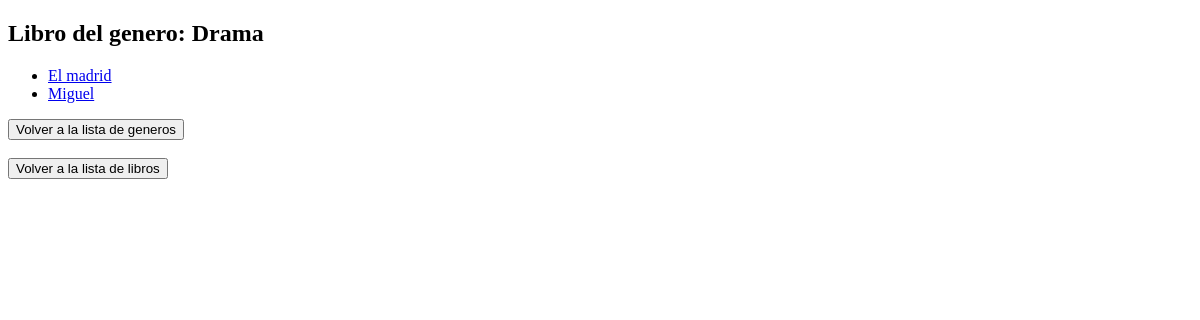
Page /genre/1/ on the earlier database version.
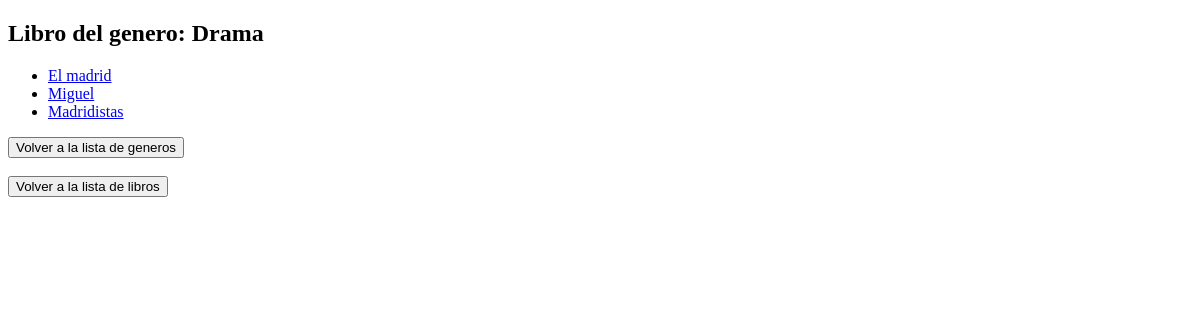
Same page on the later database version.
### books/models.py (models this page shows, shortened)
class Book(models.Model):
    title = models.CharField(max_length=100)
    author = models.ManyToManyField(Author)
    genre = models.ForeignKey('Genre', on_delete=models.CASCADE)
    publish_date = models.DateField()
    summary = models.TextField()

### books/views.py (the view)
# urls.py: path('genre/<int:genre_id>/', views.genre_detail, name='genre_detail'),
def genre_detail(request, genre_id):
    genre = get_object_or_404(Genre, pk=genre_id)
    return render(request, 'books/genre_detail.html', {'genre': genre})

### books/templates/books/genre_detail.html (shortened to what this page needs)
<!DOCTYPE html>
<html lang="en">
<head>
</head>
<body>
<h2>Libro del genero: {{ genre.name }}</h2>
<ul>
{% for book in genre.book_set.all %}
    <li>
        <a href="{% url 'book_detail' book.id%}">{{ book.title }}</a>
    </li>
    {% empty %}
        <li>No hay lista de este genero</li>
{% endfor %}
</ul>
<form action="{% url 'genre_list' %}" method="get">
    <button type="submit">Volver a la lista de generos</button>
</form>
<br>
<form action="{% url 'index' %}" method="get">
    <button type="submit">Volver a la lista de libros</button>
</form>
</body>
</html>

Differences in the rows shown:
added Book: title "Madridistas"
